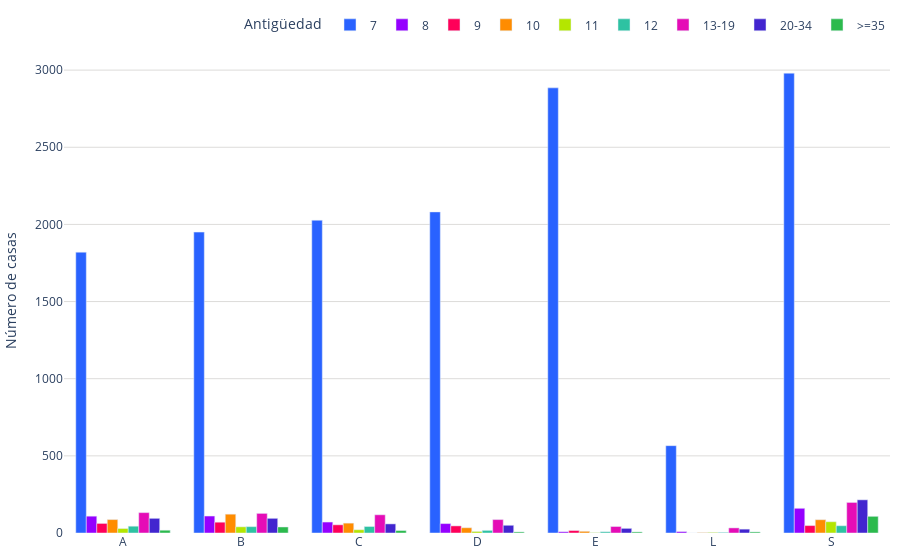

The notebook cell this image was saved under:
### Code cell
import os
import plotly.graph_objects as go
import plotly.io as pio

colores = ['#2962ff', '#9500ff', '#ff0059', '#ff8c00', '#b4e600', '#2EC2A2','#E50CB6','#4225CF','#2CBA4D']
orden_personalizado = ['7', '8', '9', '10', '11', '12', '13-19', '20-34', '>=35']

def sumar_tablas(dataframes_list):
    tabla_suma = None
    for df in dataframes_list:
        #df['segmento'] = df['categoria'].str[0]
        df.loc[:, 'segmento'] = df['categoria'].str[0]
        tabla_actual = df.groupby(['segmento', 'antiguedad_categoria'],observed=False).size().unstack(fill_value=0)
        
        if tabla_suma is None:
            tabla_suma = tabla_actual
        else:
            tabla_suma = tabla_suma.add(tabla_actual, fill_value=0)
    
    tabla_suma = tabla_suma[orden_personalizado]
    
    print("Tabla general de frecuencia:")
    print(tabla_suma)
    
    fig = graficar_tabla(tabla_suma)
    
    # Para guardar la gráfica como archivo HTML
    guardar_grafico_como_html(fig, 'g_bar_tiempoventa', carpeta='assets/graficas')
    
    return fig

def graficar_tabla(tabla):
    segmentos = tabla.index  
    tiempo = tabla.columns
    
    fig = go.Figure()
        
    for i, tiempo_categoria in enumerate(tiempo):
        color = colores[i % len(colores)]
        fig.add_trace(go.Bar(
            x=segmentos,
            y=tabla[tiempo_categoria],
            name=tiempo_categoria,
            marker_color=color
        ))
    
    fig.update_layout(
        #title="Meses de antigüedad",
        yaxis=dict(
            title="Número de casas",
            gridcolor='#dddcda',
        ),
        legend_title="Antigüedad",
        margin=dict(l=10, r=10, t=10, b=10),  # Ajusta los márgenes (left, right, top, bottom)
        barmode='group',
        legend=dict(
            orientation='h',
            yanchor='bottom',
            y=1.02,
            xanchor='right',
            x=1
        ),
        plot_bgcolor='rgba(0,0,0,0)',
    )
    
    fig.show()
    return fig

def guardar_grafico_como_html(fig, nombre_archivo, carpeta='assets/graficas'):
    if not os.path.exists(carpeta):
        os.makedirs(carpeta)
    
    pio.write_html(fig, f'{carpeta}/{nombre_archivo}.html')

# Supongamos que tienes una lista de DataFrames llamada dataframes_list
fig = sumar_tablas(dataframes_list)

### Figure 1 — Plotly figure (JSON) as saved in the notebook; plotly's stock layout.template omitted (floating-point values rounded to 4 significant figures)
{"data": [{"marker": {"color": "#2962ff"}, "name": "7", "type": "bar", "x": ["A", "B", "C", "D", "E", "L", "S"], "y": [1820, 1950, 2027, 2081, 2885, 566, 2980]}, {"marker": {"color": "#9500ff"}, "name": "8", "type": "bar", "x": ["A", "B", "C", "D", "E", "L", "S"], "y": [109, 110, 71, 61, 8, 9, 160]}, {"marker": {"color": "#ff0059"}, "name": "9", "type": "bar", "x": ["A", "B", "C", "D", "E", "L", "S"], "y": [62, 70, 53, 46, 16, 0, 48]}, {"marker": {"color": "#ff8c00"}, "name": "10", "type": "bar", "x": ["A", "B", "C", "D", "E", "L", "S"], "y": [87, 122, 64, 34, 11, 2, 86]}, {"marker": {"color": "#b4e600"}, "name": "11", "type": "bar", "x": ["A", "B", "C", "D", "E", "L", "S"], "y": [29, 40, 21, 10, 2, 4, 73]}, {"marker": {"color": "#2EC2A2"}, "name": "12", "type": "bar", "x": ["A", "B", "C", "D", "E", "L", "S"], "y": [44, 41, 42, 17, 8, 4, 47]}, {"marker": {"color": "#E50CB6"}, "name": "13-19", "type": "bar", "x": ["A", "B", "C", "D", "E", "L", "S"], "y": [132, 127, 118, 87, 42, 33, 198]}, {"marker": {"color": "#4225CF"}, "name": "20-34", "type": "bar", "x": ["A", "B", "C", "D", "E", "L", "S"], "y": [95, 95, 59, 50, 30, 25, 215]}, {"marker": {"color": "#2CBA4D"}, "name": ">=35", "type": "bar", "x": ["A", "B", "C", "D", "E", "L", "S"], "y": [18, 39, 16, 7, 7, 7, 108]}], "layout": {"barmode": "group", "legend": {"orientation": "h", "title": {"text": "Antigüedad"}, "x": 1, "xanchor": "right", "y": 1.02, "yanchor": "bottom"}, "margin": {"b": 10, "l": 10, "r": 10, "t": 10}, "plot_bgcolor": "rgba(0,0,0,0)", "yaxis": {"gridcolor": "#dddcda", "title": {"text": "Número de casas"}}}}
